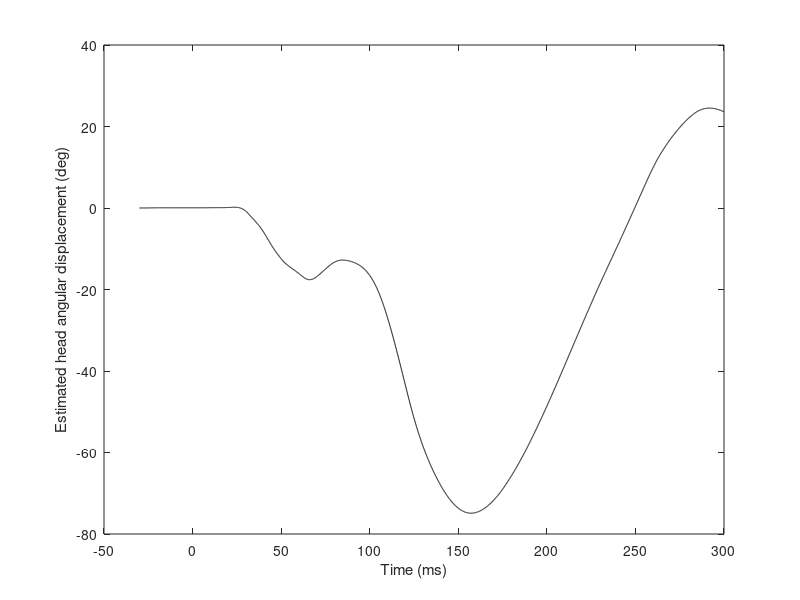

Source code (MATLAB): (Note: this script raises an error after producing the figure.)
% MEGN505
% Crash test data analysis

%% Set-up

clc; clear all; close all; % instead of close all, try clf after defining a figure

load('subaru_legacy_passenger_data.mat');

% Checking if the angular displacement is primarily positive or negative
beta = cumtrapz(tdata,omega2);
figure()
clf;
plot(tdata*1000,beta,'k-');
xlabel('Time (ms)')
ylabel('Estimated head angular displacement (deg)')

% If beta is primarily positive, switch signs of omega values
%omega1 = -omega1;
%omega2 = -omega2;
%omega3 = -omega3;

% Converting acceleration data from g's to m/s^2
g = 9.81;   % m/s^2
a1 = a1*g;
a2 = a2*g;
a3 = a3*g;

%% Calculating Euler angles using ODE45

v0 = [0;0;0];       % ICs
tol = 1e-8;         % simulation tolerance value
opts = odeset('abstol',tol,'reltol',tol);  % setting tolerances
[t,v] = ode45(@(t,v)orientation_from_gyroscope(t,v,omega1,omega2,omega3,tdata),tdata,v0,opts);

psi = v(:,1);
theta = v(:,2);
phi = v(:,3);

figure()
clf;
subplot(3,1,1)
plot(tdata*1000,psi,'k-')
ylim([-100 100])
ylabel('\psi (deg)')
xlabel('t (ms)')
subplot(3,1,2)
plot(tdata*1000,theta,'k-')
ylim([-100 100])
ylabel('\theta (deg)')
xlabel('t (ms)')
subplot(3,1,3)
plot(tdata*1000,phi,'k-')
ylim([-100 100])
ylabel('\phi (deg)')
xlabel('t (ms)')

%% Transforming acceleration data

for i=1:size(tdata,1)
    a1_now = a1(i);
    a2_now = a2(i);
    a3_now = a3(i);
    psi_now = psi(i);
    theta_now = theta(i);
    phi_now = phi(i);
    R_b_I = [cosd(psi_now)*cosd(theta_now),cosd(psi_now)*sind(theta_now)*sind(phi_now)-sind(psi_now)*cosd(phi_now),cosd(psi_now)*sind(theta_now)*cosd(phi_now)+sind(psi_now)*sind(phi_now);
             sind(psi_now)*cosd(theta_now),sind(psi_now)*sind(theta_now)*sind(phi_now)+cosd(psi_now)*cosd(phi_now),sind(psi_now)*sind(theta_now)*cosd(phi_now)-cosd(psi_now)*sind(phi_now);
             -sind(theta_now),cosd(theta_now)*sind(phi_now),cosd(theta_now)*cosd(phi_now)];
    aI(:,i) = R_b_I*[a1_now;a2_now;a3_now];
end

aX = aI(1,:)';
aY = aI(2,:)';
aZ = aI(3,:)';

%% Calculating displacements using ODE45

v0 = [0;0;0;35/2.237;0;0];  % ICs (mph converted to m/s)
tol = 1e-8;         % simulation tolerance value
opts = odeset('abstol',tol,'reltol',tol);  % setting tolerances
[t,v] = ode45(@(t,v)disp_from_accel(t,v,aX,aY,aZ,tdata),tdata,v0,opts);

X = v(:,1);
Y = v(:,2);
Z = v(:,3);

figure()
clf;
subplot(3,1,1)
plot(tdata*1000,X,'k-')
ylim([0 2])
ylabel('X (m)')
xlabel('t (ms)')
subplot(3,1,2)
plot(tdata*1000,Y,'k-')
ylim([-.1 .2])
ylabel('Y (m)')
xlabel('t (ms)')
subplot(3,1,3)
plot(tdata*1000,Z,'k-')
ylim([-.2 .4])
ylabel('Z (m)')
xlabel('t (ms)')

%% Animation of head motion

animate_head_motion(X,Y,Z,psi*pi/180,theta*pi/180,phi*pi/180,3,2,1,'default')
